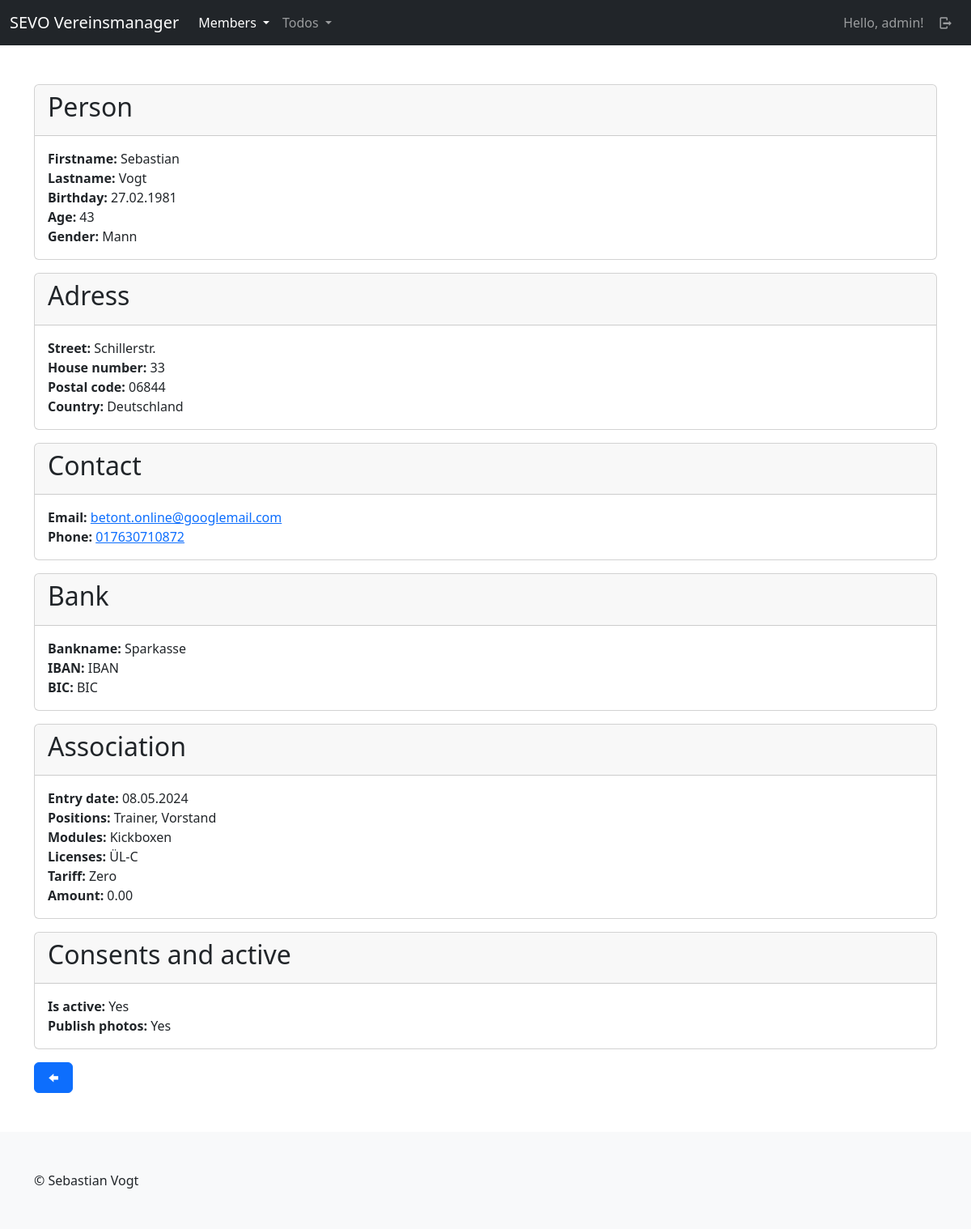
Page /mbrs/member/detail/1 (signed in) on the committed database.
### members/models.py (models this page shows, shortened)
class Member(models.Model):
    firstname = models.CharField(max_length=255)
    lastname = models.CharField(max_length=255)
    birthday = models.DateField()
    gender = models.ForeignKey(Gender, blank=True, null=True, on_delete=models.SET_NULL)
    street = models.CharField(max_length=255)
    house_number = models.CharField(max_length=50)
    postal_code = models.CharField(max_length=50)
    city = models.CharField(max_length=255)
    country = models.CharField(max_length=255)
    email = models.EmailField(blank=True)
    phone = models.CharField(max_length=50, blank=True)
    legal_representative = models.TextField(blank=True)
    bankname = models.CharField(max_length=255, blank=True)
    iban = models.CharField(max_length=50, blank=True)
    bic = models.CharField(max_length=50, blank=True)
    positions = models.ManyToManyField(Position, blank=True)
    modules = models.ManyToManyField(Module, blank=True)
    licenses = models.ManyToManyField(License, blank=True)
    tariff = models.ForeignKey(Tariff, blank=True, null=True, on_delete=models.SET_NULL)
    entry_date = models.DateField(null=True)
    chronic_diseases = models.TextField(null=True, blank=True)
    permanent_medication = models.TextField(null=True, blank=True)
    publish_fotos = models.BooleanField(default=False)
    is_active = models.BooleanField(default=True)
    created_at = models.DateTimeField(auto_now=True)
    updated_at = models.DateTimeField(auto_now_add=True)
    @admin.display(description="Fullname")
    def get_fullname(self):
        return f"{self.firstname} {self.lastname}"
    @admin.display(description="Age")
    def get_age(self):
        now = datetime.now()
        b_day = datetime.strptime(str(self.birthday), "%Y-%m-%d")
        delta = now - b_day
        return math.floor(delta.days / 365)
    @admin.display(description="Modules")
    def get_modules_str(self):
        modules = self.modules.all().order_by("title")
        modules_list = [module.title for module in modules]
        return ", ".join(modules_list)
    @admin.display(description="Positions")
    def get_positions_str(self):
        positions = self.positions.all().order_by("title")
        positions_list = [position.title for position in positions]
        return ", ".join(positions_list)
    @admin.display(description="Licenses")
    def get_licenses_str(self):
        licenses = self.licenses.all().order_by("title")
        licenses_list = [license.title for license in licenses]
        return ", ".join(licenses_list)
    class Meta:
        ordering = ["-updated_at"]

class Gender(models.Model):
    title = models.CharField(max_length=100, unique=True)
    created_at = models.DateTimeField(auto_now=True)
    updated_at = models.DateTimeField(auto_now_add=True)
    def __str__(self):
        return self.title
    class Meta:
        ordering = ["-updated_at"]

class Position(models.Model):
    title = models.CharField(max_length=100, unique=True)
    created_at = models.DateTimeField(auto_now=True)
    updated_at = models.DateTimeField(auto_now_add=True)
    class Meta:
        ordering = ["-updated_at"]

class Module(models.Model):
    title = models.CharField(max_length=255, unique=True)
    created_at = models.DateTimeField(auto_now=True)
    updated_at = models.DateTimeField(auto_now_add=True)
    class Meta:
        ordering = ["-updated_at"]

class License(models.Model):
    title = models.CharField(max_length=100, unique=True)
    created_at = models.DateTimeField(auto_now=True)
    updated_at = models.DateTimeField(auto_now_add=True)
    class Meta:
        ordering = ["-updated_at"]

class Tariff(models.Model):
    title = models.CharField(max_length=255, unique=True)
    amount = models.DecimalField(decimal_places=2, max_digits=5)
    created_at = models.DateTimeField(auto_now=True)
    updated_at = models.DateTimeField(auto_now_add=True)
    class Meta:
        ordering = ["-updated_at"]

### members/views/members.py (the view)
# urls.py: path("member/detail/<int:id>", members.detail, name="members-member-detail"),
@login_required(login_url="sevo-auth-login")
def detail(request, id):
    member = get_object_or_404(models.Member, id=id)
    return render(request, "members/member/detail.html", {
        "title": _("Detail member") + f" #{member.id}",
        "member": member
    })

### members/templates/members/member/detail.html (shortened to what this page needs)
{% extends "base_main.html" %}
{% load i18n %}
{% block main %}
    <div class="card mb-3">
        <div class="card-header">
            <h2>{% trans "Person" %}</h2>
        </div>
        <div class="card-body">
            <div>
                <strong>{% trans "Firstname" %}: </strong>
                {{ member.firstname }}
            </div>
            <div>
                <strong>{% trans "Lastname" %}: </strong>
                {{ member.lastname }}
            </div>
            <div>
                <strong>{% trans "Birthday" %}: </strong>
                {{ member.birthday|date:"d.m.Y" }}
            </div>
            <div>
                <strong>{% trans "Age" %}: </strong>
                {{ member.get_age }}
            </div>
            <div>
                <strong>{% trans "Gender" %}: </strong>
                {{ member.gender }}
            </div>
        </div>
    </div>
    <div class="card mb-3">
        <div class="card-header">
            <h2>{% trans "Adress" %}</h2>
        </div>
        <div class="card-body">
            <div>
                <strong>{% trans "Street" %}: </strong>
                {{ member.street }}
            </div>
            <div>
                <strong>{% trans "House number" %}: </strong>
                {{ member.house_number }}
            </div>
            <div>
                <strong>{% trans "Postal code" %}: </strong>
                {{ member.postal_code }}
            </div>
            <div>
                <strong>{% trans "Country" %}: </strong>
                {{ member.country }}
            </div>
        </div>
    </div>
    <div class="card mb-3">
        <div class="card-header">
            <h2>{% trans "Contact" %}</h2>
        </div>
        <div class="card-body">
            <div>
                <strong>{% trans "Email" %}: </strong>
                <a href="mailto:{{ member.email }}">{{ member.email }}</a>
            </div>
            <div>
                <strong>{% trans "Phone" %}: </strong>
                <a href="tel:{{ member.phone }}">{{ member.phone }}</a>
            </div>
        </div>
    </div>
    <div class="card mb-3">
        <div class="card-header">
            <h2>{% trans "Bank" %}</h2>
        </div>
        <div class="card-body">
            <div>
                <strong>{% trans "Bankname" %}: </strong>
                {{ member.bankname }}
            </div>
            <div>
                <strong>{% trans "IBAN" %}: </strong>
                {{ member.iban }}
            </div>
            <div>
                <strong>{% trans "BIC" %}: </strong>
                {{ member.bic }}
            </div>
        </div>
    </div>
    <div class="card mb-3">
        <div class="card-header">
            <h2>{% trans "Association" %}</h2>
        </div>
        <div class="card-body">
            <div>
                <strong>{% trans "Entry date" %}: </strong>
                {{ member.entry_date|date:"d.m.Y"}}
            </div>
            <div>
                <strong>{% trans "Positions" %}: </strong>
                {{ member.get_positions_str }}
            </div>
            <div>
                <strong>{% trans "Modules" %}: </strong>
                {{ member.get_modules_str }}
            </div>
            <div>
                <strong>{% trans "Licenses" %}: </strong>
                {{ member.get_licenses_str }}
            </div>
            <div>
                <strong>{% trans "Tariff" %}: </strong>
                {{ member.tariff.title }}
            </div>
            <div>
                <strong>{% trans "Amount" %}: </strong>
                {{ member.tariff.amount }}
            </div>
        </div>
    </div>
    <div class="card mb-3">
        <div class="card-header">
            <h2>{% trans "Consents and active" %}</h2>
        </div>
        <div class="card-body">
            <div>
                <strong>{% trans "Is active" %}: </strong>
                {% if member.is_active %}
                    {% trans "Yes" %}
                {% else %}
                    {% trans "No" %}
                {% endif %}
            </div>
            <div>
                <strong>{% trans "Publish photos" %}: </strong>
                {% if member.publish_fotos %}
                    {% trans "Yes" %}
                {% else %}
                    {% trans "No" %}
                {% endif %}
            </div>
        </div>
    </div>
    <div class="d-flex justify-content-start align-content-center">
        <button type="button" class="btn btn-primary back-link"><i class="demo-icon icon-left"></i></button>
    </div>
{%  endblock %}

### templates/partials/_navbar_drop_down.html (shortened to what this page needs)
{% load i18n %}
<nav class="navbar navbar-expand-lg navbar-dark bg-dark">
    <div class="container-fluid">
        <a class="navbar-brand" href="/">SEVO Vereinsmanager</a>
        <div class="collapse navbar-collapse" id="navbarContent">
            <ul class="navbar-nav me-auto mb-2 mb-lg-0">
                {% if user.is_authenticated %}
                <li class="nav-item dropdown">
                    <a class="nav-link dropdown-toggle {% if "mbrs" in request.path %} active{% endif %}"{% if "mbrs" in request.path %} aria-current="page"{% endif %} href="#" role="button" data-bs-toggle="dropdown" aria-expanded="false">
                      {% trans "Members" %}
                    </a>
                  </li>
                  <li class="nav-item dropdown">
                    <a class="nav-link dropdown-toggle {% if "tds" in request.path %} active{% endif %}"{% if "tds" in request.path %} aria-current="page"{% endif %} href="#" role="button" data-bs-toggle="dropdown" aria-expanded="false">
                      {% trans "Todos" %}
                    </a>
                  </li>
                {% endif %}
            </ul>
            <ul class="navbar-nav mb-2 mb-lg-0">
                {% if user.is_authenticated %}
                    <li class="nav-item">
                        <a class="nav-link" href="{% url "sevo-auth-user-detail" %}">{% trans "Hello" %}, {{ user }}!</a>
                    </li>
                    <li class="nav-item">
                        <a class="nav-link" href="{% url "sevo-auth-logout" %}"><i class="demo-icon icon-logout"></i></a>
                    </li>
                {% else %}
                    <li class="nav-item">
                        <a class="nav-link {% if "login" in request.path %} active{% endif %}"{% if "members" in request.path %} aria-current="page"{% endif %} href="{% url "sevo-auth-login" %}"><i class="demo-icon icon-user"></i></a>
                    </li>
                {% endif %}
            </ul>
        </div>
    </div>
</nav>

### rows in the picture
Member: firstname "Sebastian", lastname "Vogt", birthday "27.02.1981", get_age "43", gender "Mann", street "Schillerstr.", house_number "33", postal_code "06844", country "Deutschland", email "betont.online@googlemail.com", phone "017630710872", bankname "Sparkasse", iban "IBAN", bic "BIC", entry_date "08.05.2024", get_positions_str "Trainer, Vorstand", get_modules_str "Kickboxen", get_licenses_str "ÜL-C", tariff "Zero", tariff.amount "0.00"

### other values in the picture
{{ user }} "admin"
